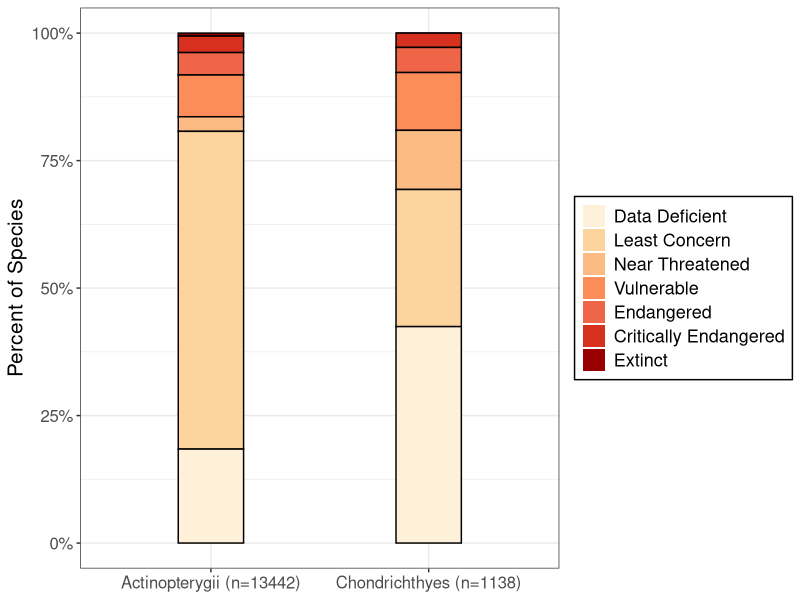
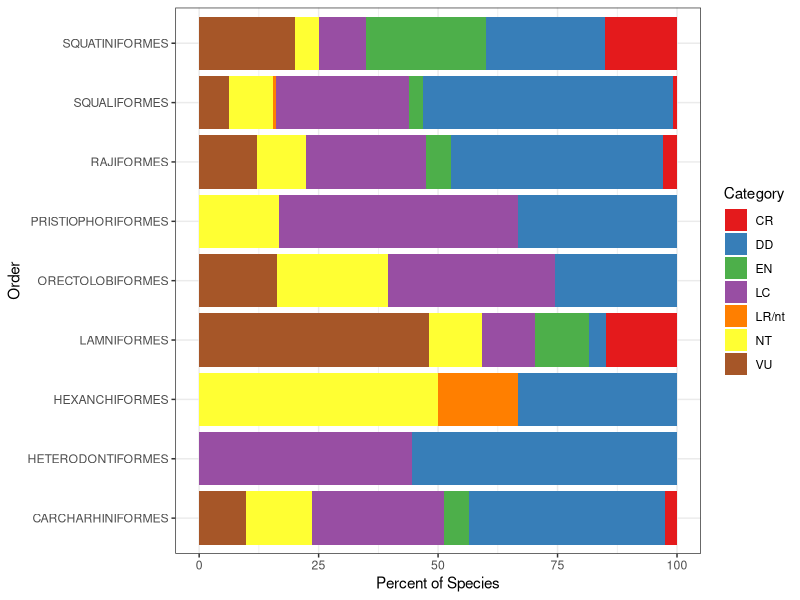

Reproduce these figures in R, in order.
## ---- chunk 1
#This chunk sets up the initial options for the document. They can be overwriten in any othe chunk
knitr::opts_chunk$set(echo = FALSE)

suppressPackageStartupMessages({
  library(RColorBrewer)
  library(ggplot2)
  library(tidyr)
  library(dplyr)
})
## ---- chunk 2
Taxonomic=read.csv("./Data/Taxonomic_and_Status.csv")
#Note that some of the scientific names are a little bit funky in these files. They seem to have not too much information on them and as such have weird characters that may confuse any code used for joining and such.

#convert low count categories to closest related cateogry (consolidating categories-- we can also just remove them). #note that grep below finds the index of LR/cd OR LR/lc.
Taxonomic$Category[grep("LR/cd|LR/lc",Taxonomic$Category)]="LC" 
Taxonomic$Category[grep("LR/nt",Taxonomic$Category)]="NT"
Taxonomic$Category[grep("EW",Taxonomic$Category)]="EX"
Taxonomic$Category=factor(Taxonomic$Category,levels=c("EX","CR","EN","VU","NT","LC","DD")) 

SummaryTable=data.frame(table(Taxonomic$Category,Taxonomic$Class))
names(SummaryTable)=c("GlobalStatus","Class","Count")

colours=brewer.pal(name="OrRd", n=nlevels(SummaryTable$GlobalStatus))
names(colours)=rev(levels(SummaryTable$GlobalStatus))

SummaryTable1=SummaryTable[SummaryTable$Class=="ACTINOPTERYGII"|SummaryTable$Class=="CHONDRICHTHYES",]

CategoryGraph=ggplot(data=SummaryTable1,aes(x=Class,y=Count,fill=GlobalStatus,order=GlobalStatus,width=.3))+
    geom_bar(stat="identity",show.legend=T,position="fill")+
    guides(fill=guide_legend(reverse=TRUE))+
    scale_fill_manual(values=colours,labels=c("Extinct","Critically Endangered","Endangered","Vulnerable","Near Threatened","Least Concern","Data Deficient"))+
    ylab("Percent of Species")+
    scale_y_continuous(labels = scales::percent)+
    ggtitle(NULL)+
    theme_bw()+
    scale_x_discrete(labels=c("ACTINOPTERYGII"="Actinopterygii (n=13442)","CHONDRICHTHYES"="Chondrichthyes (n=1138)"))+
    geom_bar(stat="identity",color="black",position="fill",show.legend=FALSE)+
    xlab(NULL)+
    theme(legend.background = element_rect(colour = "black"),plot.title = element_text(size = 17, vjust = 2),axis.text=element_text(size=12),axis.title=element_text(size=15,vjust = 1),legend.title=element_blank(),legend.text=element_text(size=13))

CategoryGraph
## ---- chunk 3

elasmo <- read.csv("Data/Elasmo.csv") %>%
  group_by(Category, Order) %>%
  summarise(Count=n()) %>%
  group_by(Order) %>%
  mutate(countT= sum(Count)) %>%
  group_by(Category, add=TRUE) %>%
  mutate(per=round(100*Count/countT,2))

Fish2=ggplot(data=elasmo, aes(x=Order, y=per, fill=Category))+
  geom_bar(stat="identity")+
  scale_fill_brewer(palette="Set1")+
  theme_bw()+
  coord_flip()+
  labs(y="Percent of Species")

Fish2
